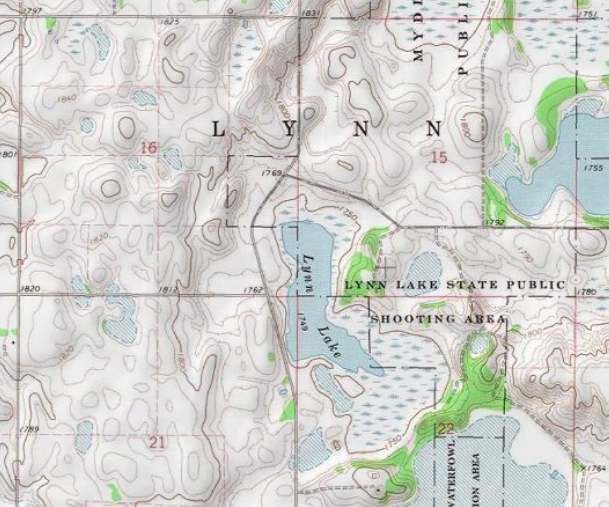
%> input picture LynnLake_1750ft.png, 609 x 507 px
$ octave Problem4_LynnLake_Area.m   (GNU Octave 9; MATLAB toolbox functions it lacks are replaced by stand-ins)
%> lines starting %> are read from the running program, lines starting %| are printed output that depends on the picture; in (x1, y1, x2, y2) boxes, pixels count from 0 and x2, y2 are one past the last pixel; in counts of white or black regions, pixels touching at a corner belong together; the program's own positions count from 1
%% Problem 4 – Lynn Lake Water Area Estimation
% MATLAB region-growing approach to estimate total acres of surface water
% Marquette University & MCW
% Bing Xia.

clear; clc; close all;

%% Step 1: Load images
lake_image     = imread('LynnLake_1750ft.png');          % 原始地形图
%> lake_image is the input picture: size 507x609x3 uint8; mean R, G, B 210.4, 210.9, 207.2
water_mask     = imread('LynnLake_1750ft_water_mask.png'); % 黑色标记水面
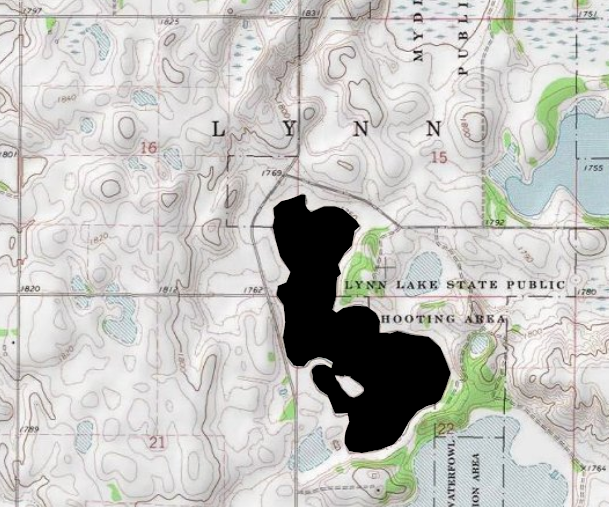
%> input picture LynnLake_1750ft_water_mask.png, 609 x 507 px
%> water_mask is the input picture: size 507x609x3 uint8; mean R, G, B 196.7, 196.4, 193
ref_area_image = imread('LynnLake_1750ft_640acre.png');  % 640 acres 黑色参考区域
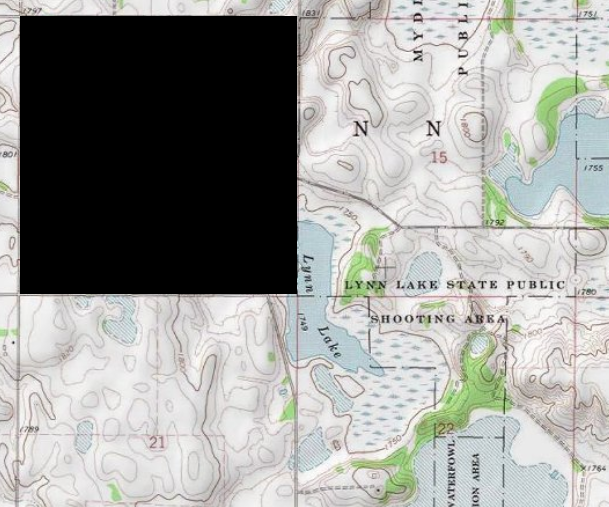
%> input picture LynnLake_1750ft_640acre.png, 609 x 507 px
%> ref_area_image is the input picture: size 507x609x3 uint8; mean R, G, B 157.1, 158, 155

%% Step 2: Convert images to grayscale or binary
% 水面 mask 黑色 = 0
water_binary = water_mask(:,:,1) == 0;  % 假设黑色 R 通道 = 0
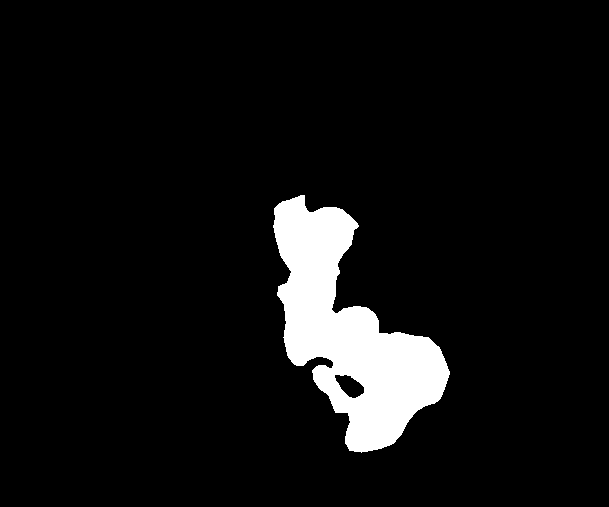
%> water_binary: size 507x609 logical; 6.8% white; 1 white region, box (x1, y1, x2, y2) and area: (273, 195, 450, 453) 20894
ref_binary   = ref_area_image(:,:,1) == 0;
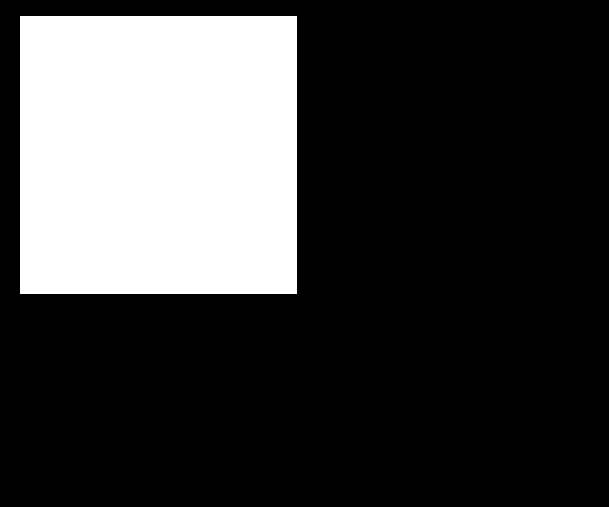
%> ref_binary: size 507x609 logical; 24.9% white; 1 white region, box (x1, y1, x2, y2) and area: (20, 16, 297, 294) 77006

%% Step 3: Display images for verification
figure;
subplot(1,3,1); imshow(lake_image); title('Original Topology Map');
subplot(1,3,2); imshow(water_binary); title('Water Mask (Binary)');
subplot(1,3,3); imshow(ref_binary); title('Reference Area (640 acres)');

%% Step 4: Region-growing (optional)
% 假设你想用 MATLAB 内置 region-growing
% 可以用 bwselect 或 imsegflood 等函数
% 这里直接使用水面 mask 的黑色区域

% 如果想使用 seed-based region growing, 例如：
% seed = [x, y]; % 手动选择湖中心
% water_region = imsegflood(rgb2gray(lake_image), seed, 'Connectivity', 8);

%% Step 5: Calculate total water area in acres using ratio
num_water_pixels = sum(water_binary(:));
%> num_water_pixels = 20894
num_ref_pixels   = sum(ref_binary(:));
%> num_ref_pixels = 77006

water_area_acres = num_water_pixels / num_ref_pixels * 640;
%> water_area_acres = 173.7

fprintf('Estimated Lynn Lake water area (1750 ft, 1976): %.2f acres\n', water_area_acres);
%| Estimated Lynn Lake water area (1750 ft, 1976): 173.65 acres

%% Step 6: Optional - visualize overlay
figure; imshow(lake_image); hold on;
h = imshow(cat(3, ones(size(water_binary)), zeros(size(water_binary)), zeros(size(water_binary))));
set(h, 'AlphaData', 0.3 * water_binary); % 红色半透明覆盖水面
title(sprintf('Water Surface Overlay - %.2f acres', water_area_acres));
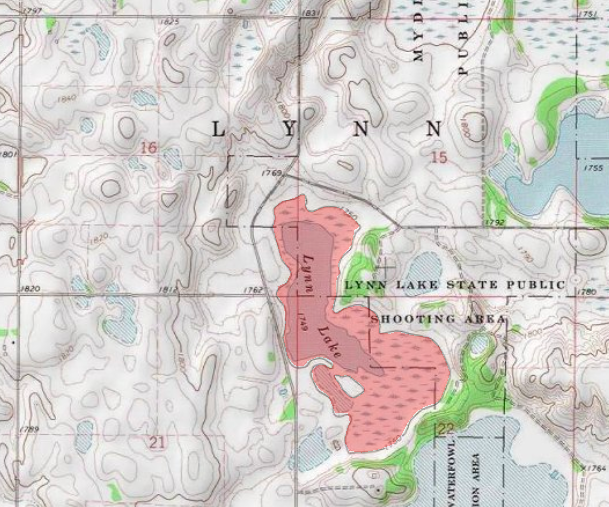
%> figure redrawn from the program's plot data; its title reads 'Water Surface Overlay - 173.65 acres'
